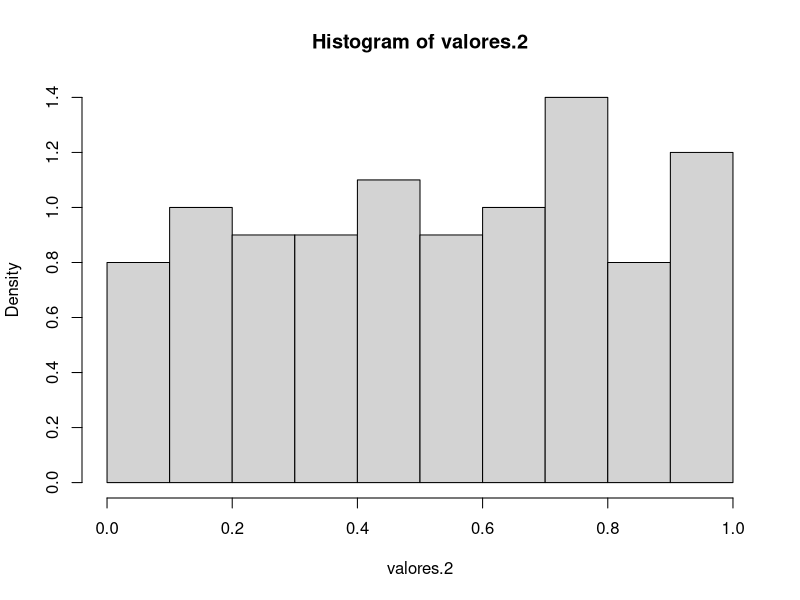
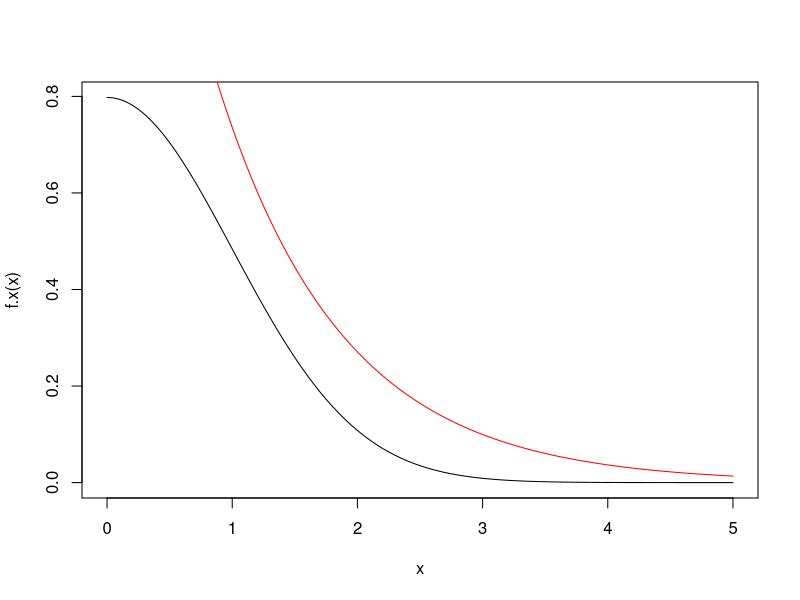
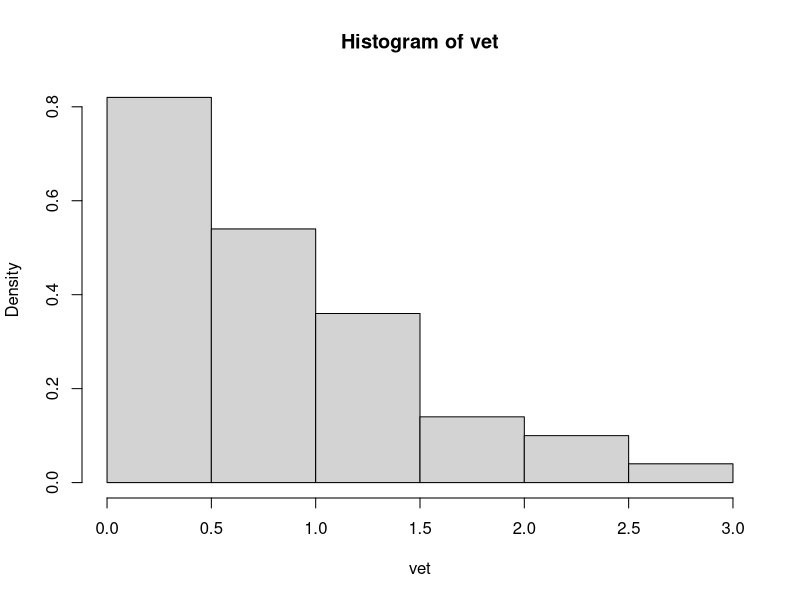
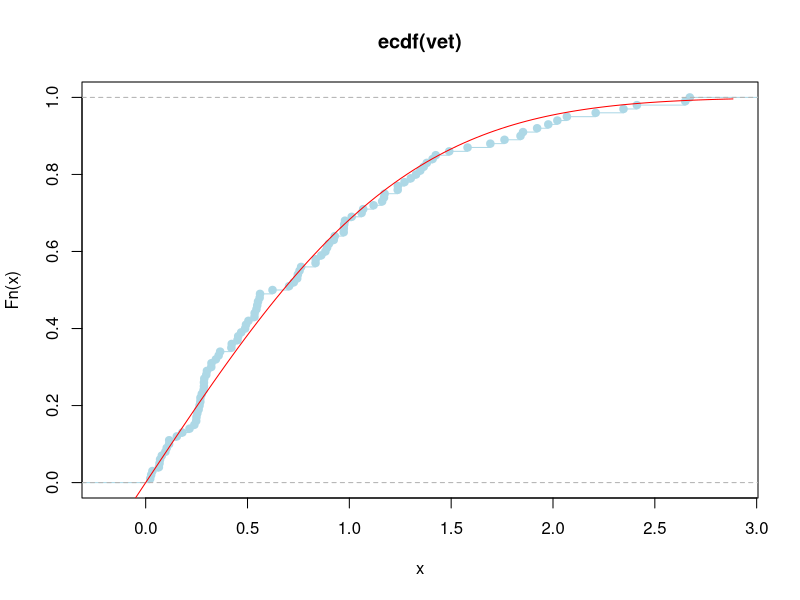

These figures' R source, in order: (Note: this script raises an error after producing the figures.)
# ------------------ Estatistica Computacional II - EST066 ------------------ #
# Data: 18/04/2023

xis.p <- function(x, a = 1664525, b = 1013904223, m = 2**32){
  (a*x + b)%%m
}

runif.my <- function(n, x0 = 2, m = 2**32){
  antes <- x0
  vetor <- numeric(n)
  for(i in 1:n){
    xis <- xis.p(antes)
    antes <- xis
    u <- xis/m
    vetor[i] <- u
  }
  vetor
}

valores.2 <- runif.my(100)
ks.test(valores.2, "punif", 0, 1)

mean(valores.2)
sum(valores.2)

histog <- hist(valores.2, breaks = 10, freq = F)
str(histog)
resumo <- cbind(1:10, histog$counts)
resumo
tabela <- table(resumo)
tabela

sum((resumo[,2] - 10)**2)/10
# Probabilidade da qui-quadrado com nove graus de liberdade ser maior que 3.2
1 - pchisq(3.2, df = 9)
chisq.test(resumo[,2])

# Novo metodo de geracao de numeros aleatorios
# f: fdp de interesse
# g: fdp candidata(simples gerar valores de g)

# Ha uma constante M tal que f(x)/g(x) <= M, para todo x e Ry

# (1) Gerar Y de acordo com g
# (2) Gerar U~Unif(0,1)
# Se U <= f(y)/(M*g(y)), entao X = Y e pare, caso contrario repita o passo 1

# Gerar 2*N(0,1)
f.x <- function(x) (2*exp(-x**2 / 2))/sqrt(2*pi)
curve(f.x, from = 0, to = 5)
M <- exp(0.5)*2 / sqrt(2*pi)
g.y <- function(y) 2 * dexp(y) # TROCAR 2 POR M
curve(g.y, from = 0, to = 5, add = T, col = "red")

set.seed(666)
u1 <- runif(1)
y <- -log(u1)

u2 <- runif(1)

f.x(y)/g.y(y) > u2

set.seed(666)
u1 <- runif(1)
y <- -log(u1)

u2 <- runif(1)

f.x(y)/g.y(y)
f.x(y)/g.y(y) > u2


i<- 1
cont<-0
vet <- numeric(100)
while(i<=100){
  
  u1<-runif(1)
  y<--log(u1)
  u2<-runif(1)
  
  if(f.x(y)/g.y(y)>u2){
    vet[i]<-y
    i<-i+1
  }
cont<-cont+1
}
cont
100/cont

hist(vet, freq = F)

# Funcao que gera o modulo do valor absoluto de uma normal

Fx<-function(x){
  2* (pnorm(x)-1/2)
}

# Empirica de vet

Fn<-ecdf(vet)
plot(Fn, col = 'lightblue')

curve(Fx, add = T, col = "red")  
ks.test(vet, "Fx") 

vet.norm<- function(){
  
  for (i in 1: length(vet)){
  
  u3<-runif(1)
  
 if (u3<0.5)
  vet[i]<-(-1)*vet[i]
 
  }


}

ks.test(vet, "vet.norm") 

# Gerar gamas e betas

gamma(100) 
lgamma(100)
gamma(1/2)

# beta a partir da uniforme
# gamma a partir da exponencial

